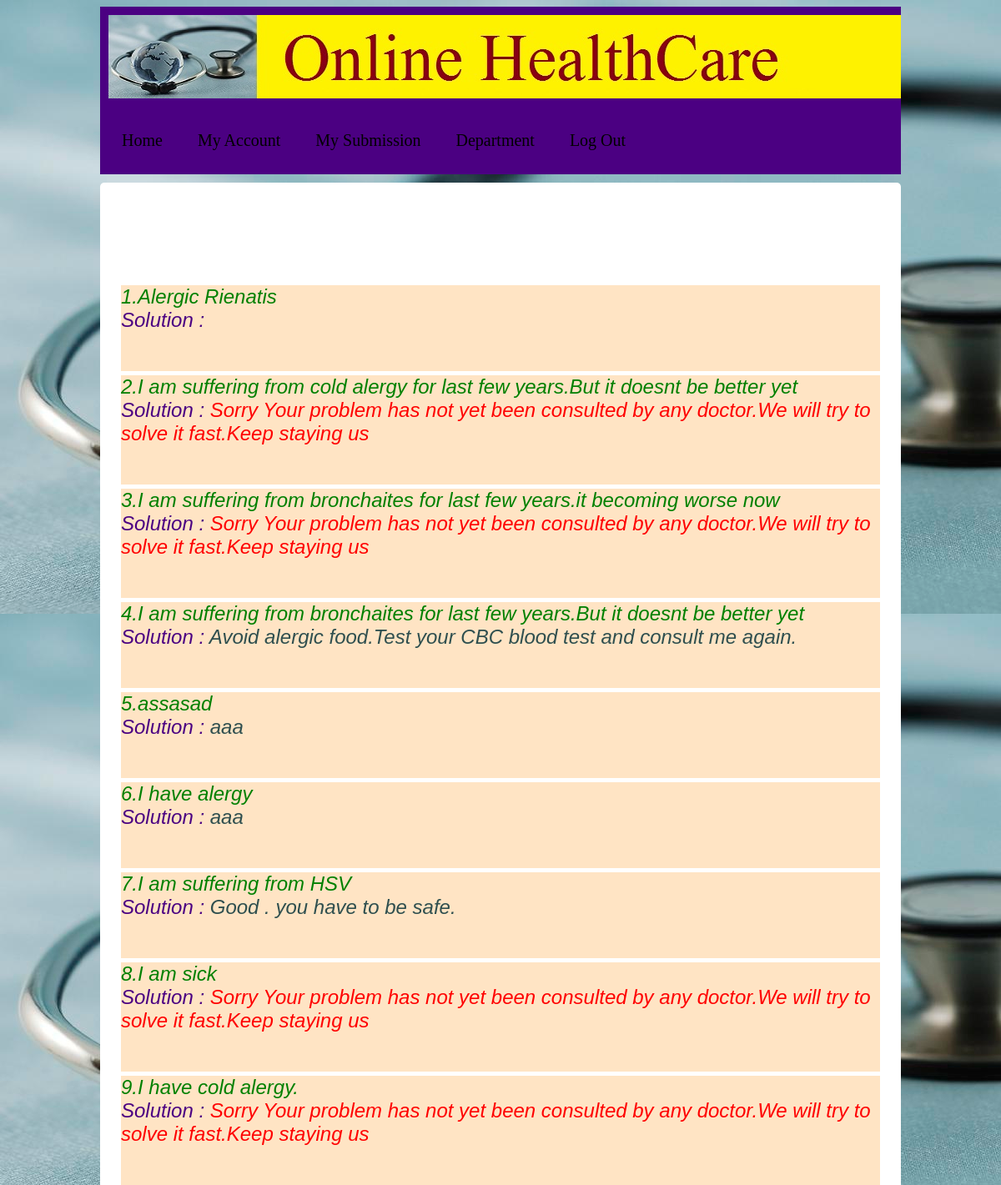
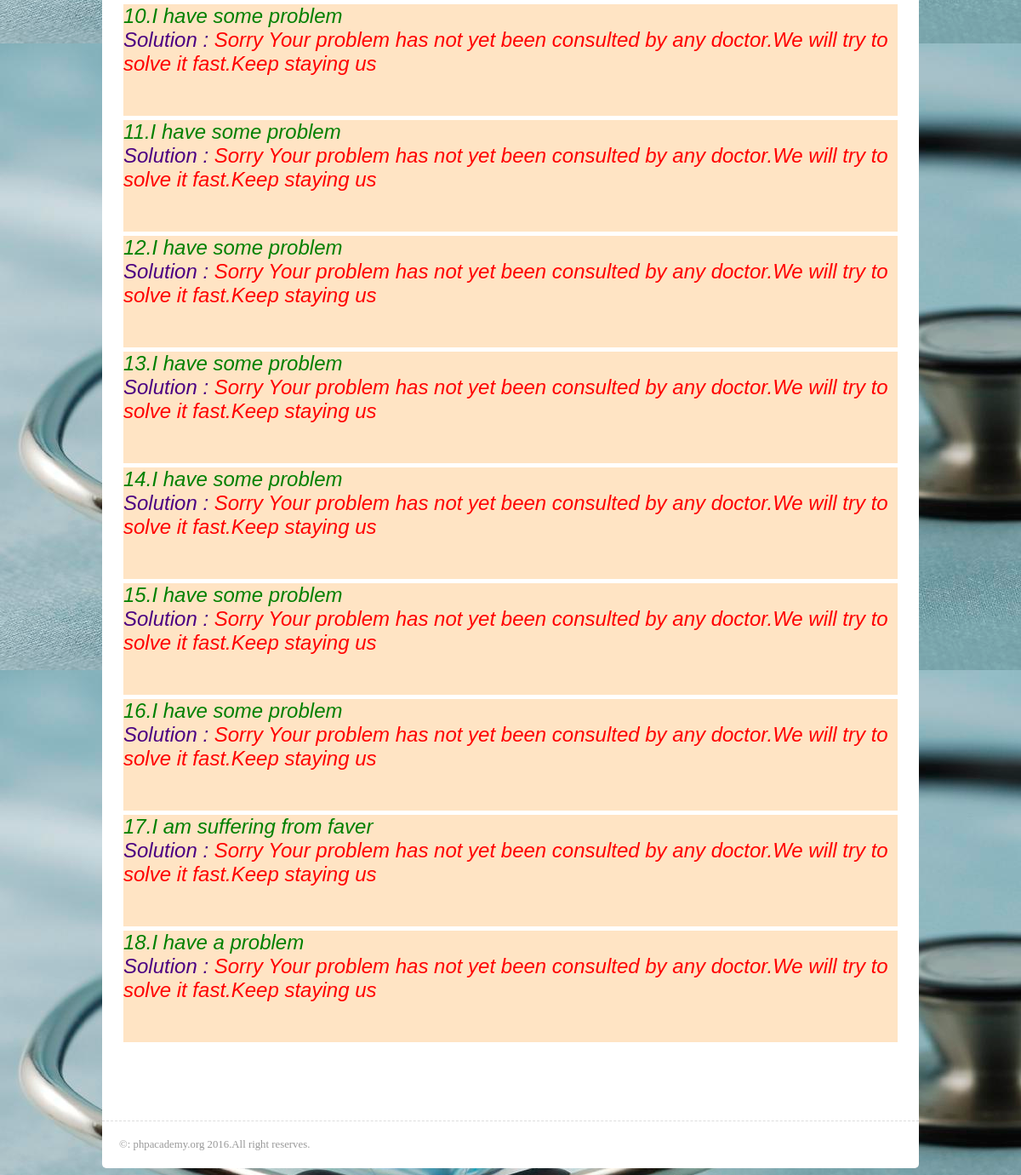
Screenshot of /submission.php (signed in) with the database file from the repository (2 pictures, top to bottom).
### tables this page shows
CREATE TABLE IF NOT EXISTS `user_prob` (
  `uid` varchar(15) NOT NULL,
  `serial` int(5) NOT NULL,
  `prob` varchar(200) NOT NULL,
  `dept` varchar(12) NOT NULL,
  `solve` varchar(1000) NOT NULL,
  `cons_by` varchar(33) NOT NULL
);

### submission.php (the view, shortened to what this page needs)
<head>
</head>
<?php
	include 'account/includes/overall/header.php';
?>
<h1>Home</h1>
<?php
	$username=$_SESSION['un'];
	$que="select serial,prob,solve from user_prob where uid='$username'";
	$data=mysql_query($que);
	while($row=mysql_fetch_array($data)){
		echo '<div class="">';
		echo "<font size='5' color='green' face='Arial'>".$row['serial'].'.'.$row['prob'].'</font><br>';
		echo "<font size='5' color='indigo' face='Arial'>Solution : </font>";
		if($row['solve']=="0"){
			echo "<font size='5' color='red' face='Arial'>"."Sorry Your problem has not yet been consulted by any doctor.We will try to solve it fast.Keep staying us".'</font><br><br>';
		}
		else
			echo "<font size='5' color='DarkSlateGrey' face='Arial'>".$row['solve'].'</font><br><br>';
		echo '</div>';
	}
 ?>
<p>Just a template</p>
<?php include 'includes/overall/footer.php';?>

### css/screenu.css (style rules this page uses)
h1, h2 { padding: 0; margin: 0 0 20px 0; font-weight: normal; }
p { padding: 0; margin: 0 0 20px 0; }
h1 { font-size: 1.8em; }
body { background-image: url("globecare.jpg"); font-family: Ariel; font-size: 0.8em; }

### submission.php (style rules this page uses)
div { color:#fff; font-size:40px; font-style: italic; margin: 5px; background: #FFE4C4; }

### rows the page displays
user_prob: serial "1", prob "Alergic Rienatis"
user_prob: serial "2", prob "I am suffering from cold alergy for last few years.But it doesnt be better yet", shows "Sorry Your problem has not yet been consulted by any doctor.We will try to solve it fast.Keep staying us"
user_prob: serial "3", prob "I am suffering from bronchaites for last few years.it becoming worse now", shows "Sorry Your problem has not yet been consulted by any doctor.We will try to solve it fast.Keep staying us"
user_prob: serial "4", prob "I am suffering from bronchaites for last few years.But it doesnt be better yet", solve "Avoid alergic food.Test your CBC blood test and consult me again."
user_prob: serial "5", prob "assasad", solve "aaa"
user_prob: serial "6", prob "I have alergy", solve "aaa"
user_prob: serial "7", prob "I am suffering from HSV", solve "Good . you have to be safe."
user_prob: serial "8", prob "I am sick", shows "Sorry Your problem has not yet been consulted by any doctor.We will try to solve it fast.Keep staying us"
user_prob: serial "9", prob "I have cold alergy.", shows "Sorry Your problem has not yet been consulted by any doctor.We will try to solve it fast.Keep staying us"
user_prob: serial "10", prob "I have some problem", shows "Sorry Your problem has not yet been consulted by any doctor.We will try to solve it fast.Keep staying us"
user_prob: serial "11", prob "I have some problem", shows "Sorry Your problem has not yet been consulted by any doctor.We will try to solve it fast.Keep staying us"
user_prob: serial "12", prob "I have some problem", shows "Sorry Your problem has not yet been consulted by any doctor.We will try to solve it fast.Keep staying us"
user_prob: serial "13", prob "I have some problem", shows "Sorry Your problem has not yet been consulted by any doctor.We will try to solve it fast.Keep staying us"
user_prob: serial "14", prob "I have some problem", shows "Sorry Your problem has not yet been consulted by any doctor.We will try to solve it fast.Keep staying us"
user_prob: serial "15", prob "I have some problem", shows "Sorry Your problem has not yet been consulted by any doctor.We will try to solve it fast.Keep staying us"
user_prob: serial "16", prob "I have some problem", shows "Sorry Your problem has not yet been consulted by any doctor.We will try to solve it fast.Keep staying us"
user_prob: serial "17", prob "I am suffering from faver", shows "Sorry Your problem has not yet been consulted by any doctor.We will try to solve it fast.Keep staying us"
user_prob: serial "18", prob "I have a problem", shows "Sorry Your problem has not yet been consulted by any doctor.We will try to solve it fast.Keep staying us"
